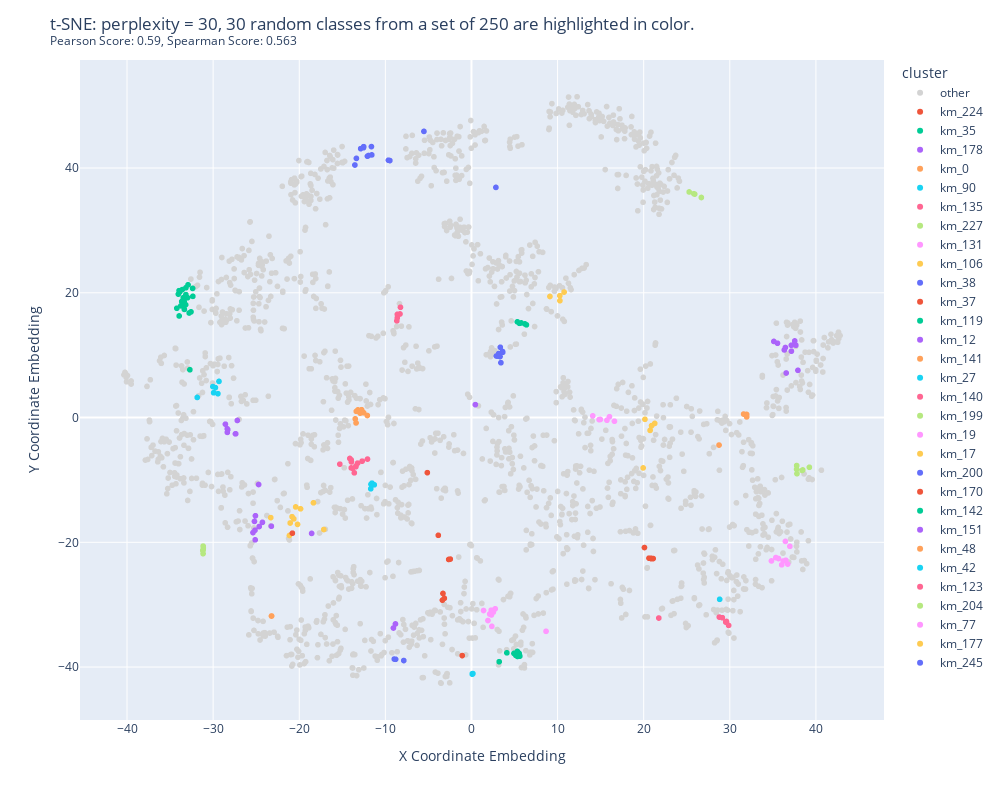

The notebook cell this image was saved under:
### Code cell
perplexity = 30
title = f"t-SNE: perplexity = {perplexity}, 30 random classes from a set of 250 are highlighted in color."
filename = os.path.join(output_directory, title + ".html")
feature_ids = extract_feature_ids_from_spectra(pipeline.spectra_matchms)
class_assignments = [str(cluster) for cluster in  pipeline.kmedoid_grid[9].cluster_assignments] # iloc9 --> k = 250 clusters
visualized_classes = select_random_subset_of_classes(class_assignments, 30)
figure = generate_tsne_variant(distances, perplexity, feature_ids, visualized_classes,  title)
figure.update_traces(marker=dict(color='lightgrey'), selector=dict(name='other'))
#figure.update_layout(legend = dict(font = dict(size = 9)))
figure.show()
figure.write_html(filename)
figure.write_image(os.path.join(output_directory, title + ".svg"), width = "1000", height="800")

### Figure 1 — Plotly figure (JSON) as saved in the notebook; plotly's stock layout.template omitted (floating-point values rounded to 4 significant figures; data arrays with more than 128 entries replaced by an {"elided": "..."} marker saying what was removed)
{"data": [{"customdata": {"elided": "1760x1 str values"}, "hovertemplate": "cluster=other<br>x=%{x}<br>y=%{y}<br>feature_id=%{customdata[0]}<extra></extra>", "legendgroup": "other", "marker": {"color": "lightgrey", "symbol": "circle"}, "mode": "markers", "name": "other", "showlegend": true, "type": "scattergl", "x": {"elided": "1760 float values"}, "xaxis": "x", "y": {"elided": "1760 float values"}, "yaxis": "y"}, {"customdata": [["189"], ["9030"], ["11157"]], "hovertemplate": "cluster=km_224<br>x=%{x}<br>y=%{y}<br>feature_id=%{customdata[0]}<extra></extra>", "legendgroup": "km_224", "marker": {"color": "#EF553B", "symbol": "circle"}, "mode": "markers", "name": "km_224", "showlegend": true, "type": "scattergl", "x": [-2.46, -2.645, -5.123], "xaxis": "x", "y": [-22.69, -22.75, -8.832], "yaxis": "y"}, {"customdata": [["300"], ["322"], ["1492"], ["8403"], ["15727"]], "hovertemplate": "cluster=km_35<br>x=%{x}<br>y=%{y}<br>feature_id=%{customdata[0]}<extra></extra>", "legendgroup": "km_35", "marker": {"color": "#00cc96", "symbol": "circle"}, "mode": "markers", "name": "km_35", "showlegend": true, "type": "scattergl", "x": [5.786, 5.33, 6.209, 6.38, 5.57], "xaxis": "x", "y": [15.17, 15.34, 15.01, 14.86, 15.1], "yaxis": "y"}, {"customdata": [["497"], ["526"], ["527"], ["765"], ["941"], ["994"], ["1309"], ["2146"], ["2778"], ["12067"]], "hovertemplate": "cluster=km_178<br>x=%{x}<br>y=%{y}<br>feature_id=%{customdata[0]}<extra></extra>", "legendgroup": "km_178", "marker": {"color": "#ab63fa", "symbol": "circle"}, "mode": "markers", "name": "km_178", "showlegend": true, "type": "scattergl", "x": [37.67, 35.54, 36.46, 35.12, 37.54, 36.33, 37.15, 37.91, 37.15, 36.55], "xaxis": "x", "y": [11.59, 11.91, 11.23, 12.2, 12.28, 10.84, 11.59, 7.566, 10.64, 7.143], "yaxis": "y"}, {"customdata": [["639"], ["1433"]], "hovertemplate": "cluster=km_0<br>x=%{x}<br>y=%{y}<br>feature_id=%{customdata[0]}<extra></extra>", "legendgroup": "km_0", "marker": {"color": "#FFA15A", "symbol": "circle"}, "mode": "markers", "name": "km_0", "showlegend": true, "type": "scattergl", "x": [-23.22, -23.21], "xaxis": "x", "y": [-31.82, -31.81], "yaxis": "y"}, {"customdata": [["845"], ["2483"], ["3619"], ["4034"]], "hovertemplate": "cluster=km_90<br>x=%{x}<br>y=%{y}<br>feature_id=%{customdata[0]}<extra></extra>", "legendgroup": "km_90", "marker": {"color": "#19d3f3", "symbol": "circle"}, "mode": "markers", "name": "km_90", "showlegend": true, "type": "scattergl", "x": [28.82, 0.09535, 0.1019, 0.1684], "xaxis": "x", "y": [-29.14, -41.14, -41.06, -41.05], "yaxis": "y"}, {"customdata": [["924"], ["1609"], ["3279"], ["4644"], ["4951"], ["5704"]], "hovertemplate": "cluster=km_135<br>x=%{x}<br>y=%{y}<br>feature_id=%{customdata[0]}<extra></extra>", "legendgroup": "km_135", "marker": {"color": "#FF6692", "symbol": "circle"}, "mode": "markers", "name": "km_135", "showlegend": true, "type": "scattergl", "x": [28.78, 29.13, 29.53, 29.62, 29.86, 21.76], "xaxis": "x", "y": [-31.99, -32.08, -32.79, -32.69, -33.32, -32.14], "yaxis": "y"}, {"customdata": [["983"], ["3219"], ["4170"], ["5163"], ["5219"], ["16331"]], "hovertemplate": "cluster=km_227<br>x=%{x}<br>y=%{y}<br>feature_id=%{customdata[0]}<extra></extra>", "legendgroup": "km_227", "marker": {"color": "#B6E880", "symbol": "circle"}, "mode": "markers", "name": "km_227", "showlegend": true, "type": "scattergl", "x": [39.24, 37.76, 37.8, 38.4, 38.47, 37.76], "xaxis": "x", "y": [-7.974, -8.287, -8.997, -8.478, -8.403, -7.697], "yaxis": "y"}, {"customdata": [["1095"], ["2046"], ["5133"], ["8113"], ["10354"], ["10539"], ["10637"], ["10705"], ["12048"], ["12654"]], "hovertemplate": "cluster=km_131<br>x=%{x}<br>y=%{y}<br>feature_id=%{customdata[0]}<extra></extra>", "legendgroup": "km_131", "marker": {"color": "#FF97FF", "symbol": "circle"}, "mode": "markers", "name": "km_131", "showlegend": true, "type": "scattergl", "x": [36.5, 34.84, 36.72, 36.2, 35.35, 35.65, 36.46, 8.659, 36.98, 36.03], "xaxis": "x", "y": [-22.87, -22.99, -23.49, -23.0, -22.45, -22.6, -19.85, -34.27, -20.65, -23.61], "yaxis": "y"}, {"customdata": [["2414"], ["7130"], ["9510"], ["10436"]], "hovertemplate": "cluster=km_106<br>x=%{x}<br>y=%{y}<br>feature_id=%{customdata[0]}<extra></extra>", "legendgroup": "km_106", "marker": {"color": "#FECB52", "symbol": "circle"}, "mode": "markers", "name": "km_106", "showlegend": true, "type": "scattergl", "x": [10.27, 10.76, 10.26, 9.114], "xaxis": "x", "y": [18.73, 20.12, 19.53, 19.41], "yaxis": "y"}, {"customdata": [["2673"], ["5466"], ["5669"], ["5806"], ["5807"], ["5942"], ["6072"], ["6240"]], "hovertemplate": "cluster=km_38<br>x=%{x}<br>y=%{y}<br>feature_id=%{customdata[0]}<extra></extra>", "legendgroup": "km_38", "marker": {"color": "#636efa", "symbol": "circle"}, "mode": "markers", "name": "km_38", "showlegend": true, "type": "scattergl", "x": [3.417, 3.317, 3.114, 2.897, 3.63, 3.349, 3.163, 3.608], "xaxis": "x", "y": [8.793, 9.772, 9.845, 9.869, 10.46, 11.27, 10.26, 10.59], "yaxis": "y"}, {"customdata": [["2909"], ["2922"], ["2925"], ["2971"], ["12681"]], "hovertemplate": "cluster=km_37<br>x=%{x}<br>y=%{y}<br>feature_id=%{customdata[0]}<extra></extra>", "legendgroup": "km_37", "marker": {"color": "#EF553B", "symbol": "circle"}, "mode": "markers", "name": "km_37", "showlegend": true, "type": "scattergl", "x": [20.62, 21.1, 20.88, 20.83, 20.09], "xaxis": "x", "y": [-22.54, -22.6, -22.62, -22.55, -20.84], "yaxis": "y"}, {"customdata": [["3080"], ["8784"], ["8934"], ["9031"], ["9032"], ["17110"], ["17430"], ["17448"]], "hovertemplate": "cluster=km_119<br>x=%{x}<br>y=%{y}<br>feature_id=%{customdata[0]}<extra></extra>", "legendgroup": "km_119", "marker": {"color": "#00cc96", "symbol": "circle"}, "mode": "markers", "name": "km_119", "showlegend": true, "type": "scattergl", "x": [5.33, 4.113, 3.218, 5.622, 5.149, 5.531, 4.935, 5.347], "xaxis": "x", "y": [-37.5, -37.72, -39.14, -38.25, -38.13, -37.79, -37.81, -38.3], "yaxis": "y"}, {"customdata": [["3288"], ["4729"], ["5818"], ["5878"], ["5903"], ["6308"], ["6609"], ["6914"], ["7129"], ["7830"], ["8546"], ["16045"]], "hovertemplate": "cluster=km_12<br>x=%{x}<br>y=%{y}<br>feature_id=%{customdata[0]}<extra></extra>", "legendgroup": "km_12", "marker": {"color": "#ab63fa", "symbol": "circle"}, "mode": "markers", "name": "km_12", "showlegend": true, "type": "scattergl", "x": [-25.12, -9.06, -8.826, -25.14, -25.09, -25.2, -23.24, -25.37, -18.56, -24.27, -24.65, -24.72], "xaxis": "x", "y": [-19.6, -33.74, -33.08, -18.06, -15.75, -16.65, -17.42, -18.44, -18.57, -16.8, -17.47, -10.73], "yaxis": "y"}, {"customdata": [["3486"], ["3903"], ["4317"], ["10752"]], "hovertemplate": "cluster=km_141<br>x=%{x}<br>y=%{y}<br>feature_id=%{customdata[0]}<extra></extra>", "legendgroup": "km_141", "marker": {"color": "#FFA15A", "symbol": "circle"}, "mode": "markers", "name": "km_141", "showlegend": true, "type": "scattergl", "x": [31.96, 28.75, 31.61, 31.96], "xaxis": "x", "y": [0.1047, -4.408, 0.5613, 0.4982], "yaxis": "y"}, {"customdata": [["3496"], ["3876"], ["6663"], ["6759"], ["7139"], ["13095"]], "hovertemplate": "cluster=km_27<br>x=%{x}<br>y=%{y}<br>feature_id=%{customdata[0]}<extra></extra>", "legendgroup": "km_27", "marker": {"color": "#19d3f3", "symbol": "circle"}, "mode": "markers", "name": "km_27", "showlegend": true, "type": "scattergl", "x": [-29.74, -29.45, -31.85, -30.03, -29.94, -29.32], "xaxis": "x", "y": [4.798, 3.828, 3.227, 4.961, 3.976, 5.795], "yaxis": "y"}, {"customdata": [["3916"], ["7055"], ["8268"], ["9697"], ["11172"], ["12980"], ["16086"]], "hovertemplate": "cluster=km_140<br>x=%{x}<br>y=%{y}<br>feature_id=%{customdata[0]}<extra></extra>", "legendgroup": "km_140", "marker": {"color": "#FF6692", "symbol": "circle"}, "mode": "markers", "name": "km_140", "showlegend": true, "type": "scattergl", "x": [-8.605, -8.301, -8.551, -8.588, -8.665, -8.617, -8.246], "xaxis": "x", "y": [16.54, 16.6, 16.56, 16.55, 15.5, 15.98, 17.68], "yaxis": "y"}, {"customdata": [["4103"], ["4708"], ["6799"], ["7254"], ["9183"], ["13220"]], "hovertemplate": "cluster=km_199<br>x=%{x}<br>y=%{y}<br>feature_id=%{customdata[0]}<extra></extra>", "legendgroup": "km_199", "marker": {"color": "#B6E880", "symbol": "circle"}, "mode": "markers", "name": "km_199", "showlegend": true, "type": "scattergl", "x": [-31.18, -31.18, -31.17, -31.17, -31.16, -31.14], "xaxis": "x", "y": [-21.25, -21.38, -21.82, -21.18, -20.6, -20.9], "yaxis": "y"}, {"customdata": [["5347"], ["8495"], ["8847"], ["9205"], ["9327"], ["10041"], ["11584"], ["11873"]], "hovertemplate": "cluster=km_19<br>x=%{x}<br>y=%{y}<br>feature_id=%{customdata[0]}<extra></extra>", "legendgroup": "km_19", "marker": {"color": "#FF97FF", "symbol": "circle"}, "mode": "markers", "name": "km_19", "showlegend": true, "type": "scattergl", "x": [1.402, 2.545, 2.367, 2.756, 2.317, 2.29, 2.114, 1.917], "xaxis": "x", "y": [-30.93, -31.19, -33.47, -30.66, -31.65, -30.88, -31.5, -32.54], "yaxis": "y"}, {"customdata": [["5618"], ["6192"], ["8891"], ["8982"], ["10394"], ["11129"], ["13336"], ["13376"], ["16976"], ["17124"]], "hovertemplate": "cluster=km_17<br>x=%{x}<br>y=%{y}<br>feature_id=%{customdata[0]}<extra></extra>", "legendgroup": "km_17", "marker": {"color": "#FECB52", "symbol": "circle"}, "mode": "markers", "name": "km_17", "showlegend": true, "type": "scattergl", "x": [-18.35, -23.32, -20.83, -19.85, -20.63, -20.2, -21.14, -20.41, -17.15, -21.06], "xaxis": "x", "y": [-13.67, -16.04, -15.9, -14.63, -16.24, -17.13, -18.9, -14.33, -17.95, -16.9], "yaxis": "y"}, {"customdata": [["5954"], ["6122"], ["7462"]], "hovertemplate": "cluster=km_200<br>x=%{x}<br>y=%{y}<br>feature_id=%{customdata[0]}<extra></extra>", "legendgroup": "km_200", "marker": {"color": "#636efa", "symbol": "circle"}, "mode": "markers", "name": "km_200", "showlegend": true, "type": "scattergl", "x": [-7.859, -8.808, -8.965], "xaxis": "x", "y": [-38.95, -38.75, -38.72], "yaxis": "y"}, {"customdata": [["6608"], ["7656"], ["12546"], ["14402"], ["15415"], ["16476"]], "hovertemplate": "cluster=km_170<br>x=%{x}<br>y=%{y}<br>feature_id=%{customdata[0]}<extra></extra>", "legendgroup": "km_170", "marker": {"color": "#EF553B", "symbol": "circle"}, "mode": "markers", "name": "km_170", "showlegend": true, "type": "scattergl", "x": [-3.309, -1.074, -20.8, -3.375, -3.151, -3.852], "xaxis": "x", "y": [-28.2, -38.16, -18.54, -29.27, -28.97, -18.88], "yaxis": "y"}, {"customdata": [["6676"], ["10204"], ["10426"], ["10438"], ["10507"], ["10819"], ["11173"], ["12608"], ["12739"], ["12912"], ["13611"], ["14577"], ["14701"], ["15676"], ["15802"], ["15939"], ["16279"], ["17233"], ["17324"], ["17663"], ["17808"]], "hovertemplate": "cluster=km_142<br>x=%{x}<br>y=%{y}<br>feature_id=%{customdata[0]}<extra></extra>", "legendgroup": "km_142", "marker": {"color": "#00cc96", "symbol": "circle"}, "mode": "markers", "name": "km_142", "showlegend": true, "type": "scattergl", "x": [-33.95, -32.78, -33.34, -32.57, -32.38, -33.37, -32.92, -33.65, -33.17, -33.16, -32.97, -33.47, -33.75, -34.04, -34.22, -32.36, -32.7, -33.88, -33.58, -33.19, -33.96], "xaxis": "x", "y": [16.28, 16.76, 17.34, 16.94, 20.7, 18.56, 21.28, 18.6, 19.71, 20.81, 19.21, 19.21, 17.9, 19.79, 17.52, 19.43, 7.665, 20.13, 20.51, 18.09, 20.34], "yaxis": "y"}, {"customdata": [["8627"], ["8789"], ["11281"], ["11448"], ["13223"], ["14827"], ["15693"], ["15700"]], "hovertemplate": "cluster=km_151<br>x=%{x}<br>y=%{y}<br>feature_id=%{customdata[0]}<extra></extra>", "legendgroup": "km_151", "marker": {"color": "#ab63fa", "symbol": "circle"}, "mode": "markers", "name": "km_151", "showlegend": true, "type": "scattergl", "x": [-27.41, -28.35, -28.57, -28.3, -27.38, -28.36, 0.4517, -27.19], "xaxis": "x", "y": [-2.611, -2.376, -1.061, -1.93, -2.605, -1.797, 2.075, -0.4647], "yaxis": "y"}, {"customdata": [["9965"], ["11605"], ["12828"], ["12835"], ["13875"], ["14049"], ["14800"], ["15885"]], "hovertemplate": "cluster=km_48<br>x=%{x}<br>y=%{y}<br>feature_id=%{customdata[0]}<extra></extra>", "legendgroup": "km_48", "marker": {"color": "#FFA15A", "symbol": "circle"}, "mode": "markers", "name": "km_48", "showlegend": true, "type": "scattergl", "x": [-13.4, -12.93, -12.09, -13.5, -13.19, -12.76, -12.52, -13.37], "xaxis": "x", "y": [-0.8623, 0.7037, 0.3307, -0.2063, 1.225, 1.256, 0.7717, 0.9965], "yaxis": "y"}, {"customdata": [["11030"], ["11035"], ["11111"], ["12128"]], "hovertemplate": "cluster=km_42<br>x=%{x}<br>y=%{y}<br>feature_id=%{customdata[0]}<extra></extra>", "legendgroup": "km_42", "marker": {"color": "#19d3f3", "symbol": "circle"}, "mode": "markers", "name": "km_42", "showlegend": true, "type": "scattergl", "x": [-11.56, -11.7, -11.29, -11.67], "xaxis": "x", "y": [-10.52, -11.42, -10.78, -10.69], "yaxis": "y"}, {"customdata": [["11146"], ["11409"], ["14679"], ["14690"], ["14995"], ["15930"], ["15948"], ["16691"], ["17197"], ["17240"], ["17504"], ["18185"]], "hovertemplate": "cluster=km_123<br>x=%{x}<br>y=%{y}<br>feature_id=%{customdata[0]}<extra></extra>", "legendgroup": "km_123", "marker": {"color": "#FF6692", "symbol": "circle"}, "mode": "markers", "name": "km_123", "showlegend": true, "type": "scattergl", "x": [-13.21, -15.29, -13.41, -13.94, -13.61, -13.97, -12.69, -13.42, -14.13, -13.96, -12.07, -13.8], "xaxis": "x", "y": [-7.306, -7.47, -7.76, -7.113, -8.865, -6.776, -6.988, -7.879, -6.56, -8.071, -6.659, -8.142], "yaxis": "y"}, {"customdata": [["11697"], ["14836"], ["18248"], ["18336"]], "hovertemplate": "cluster=km_204<br>x=%{x}<br>y=%{y}<br>feature_id=%{customdata[0]}<extra></extra>", "legendgroup": "km_204", "marker": {"color": "#B6E880", "symbol": "circle"}, "mode": "markers", "name": "km_204", "showlegend": true, "type": "scattergl", "x": [26.7, 25.28, 25.83, 25.92], "xaxis": "x", "y": [35.28, 36.17, 35.88, 35.82], "yaxis": "y"}, {"customdata": [["13211"], ["15240"], ["15330"], ["18200"], ["18370"], ["18428"]], "hovertemplate": "cluster=km_77<br>x=%{x}<br>y=%{y}<br>feature_id=%{customdata[0]}<extra></extra>", "legendgroup": "km_77", "marker": {"color": "#FF97FF", "symbol": "circle"}, "mode": "markers", "name": "km_77", "showlegend": true, "type": "scattergl", "x": [16.6, 14.08, 16.03, 15.73, 14.97, 14.82], "xaxis": "x", "y": [-0.5883, 0.268, 0.1324, -0.4339, -0.3051, -0.3207], "yaxis": "y"}, {"customdata": [["13216"], ["13491"], ["14105"], ["16669"], ["18187"], ["18314"]], "hovertemplate": "cluster=km_177<br>x=%{x}<br>y=%{y}<br>feature_id=%{customdata[0]}<extra></extra>", "legendgroup": "km_177", "marker": {"color": "#FECB52", "symbol": "circle"}, "mode": "markers", "name": "km_177", "showlegend": true, "type": "scattergl", "x": [21.28, 20.74, 19.94, 20.15, 20.92, 20.92], "xaxis": "x", "y": [-0.9388, -2.056, -8.075, -0.2784, -1.309, -1.292], "yaxis": "y"}, {"customdata": [["14066"], ["14173"], ["14251"], ["15309"], ["15345"], ["16113"], ["16782"], ["17187"], ["17229"], ["17480"], ["17572"], ["17713"], ["18367"]], "hovertemplate": "cluster=km_245<br>x=%{x}<br>y=%{y}<br>feature_id=%{customdata[0]}<extra></extra>", "legendgroup": "km_245", "marker": {"color": "#636efa", "symbol": "circle"}, "mode": "markers", "name": "km_245", "showlegend": true, "type": "scattergl", "x": [-12.86, -12.08, 2.836, -9.476, -11.58, -9.642, -11.95, -11.62, -12.54, -13.36, -5.519, -12.52, -13.54], "xaxis": "x", "y": [43.11, 41.9, 36.9, 41.2, 42.1, 41.26, 42.01, 43.44, 43.26, 41.55, 45.88, 43.43, 40.49], "yaxis": "y"}], "layout": {"height": 800, "legend": {"title": {"text": "cluster"}, "tracegroupgap": 0}, "margin": {"t": 60}, "title": {"text": "t-SNE: perplexity = 30, 30 random classes from a set of 250 are highlighted in color. <br><sup>Pearson Score: 0.59, Spearman Score: 0.563</sup>"}, "width": 1000, "xaxis": {"anchor": "y", "domain": [0, 1], "title": {"text": "X Coordinate Embedding"}}, "yaxis": {"anchor": "x", "domain": [0, 1], "title": {"text": "Y Coordinate Embedding"}}}}
